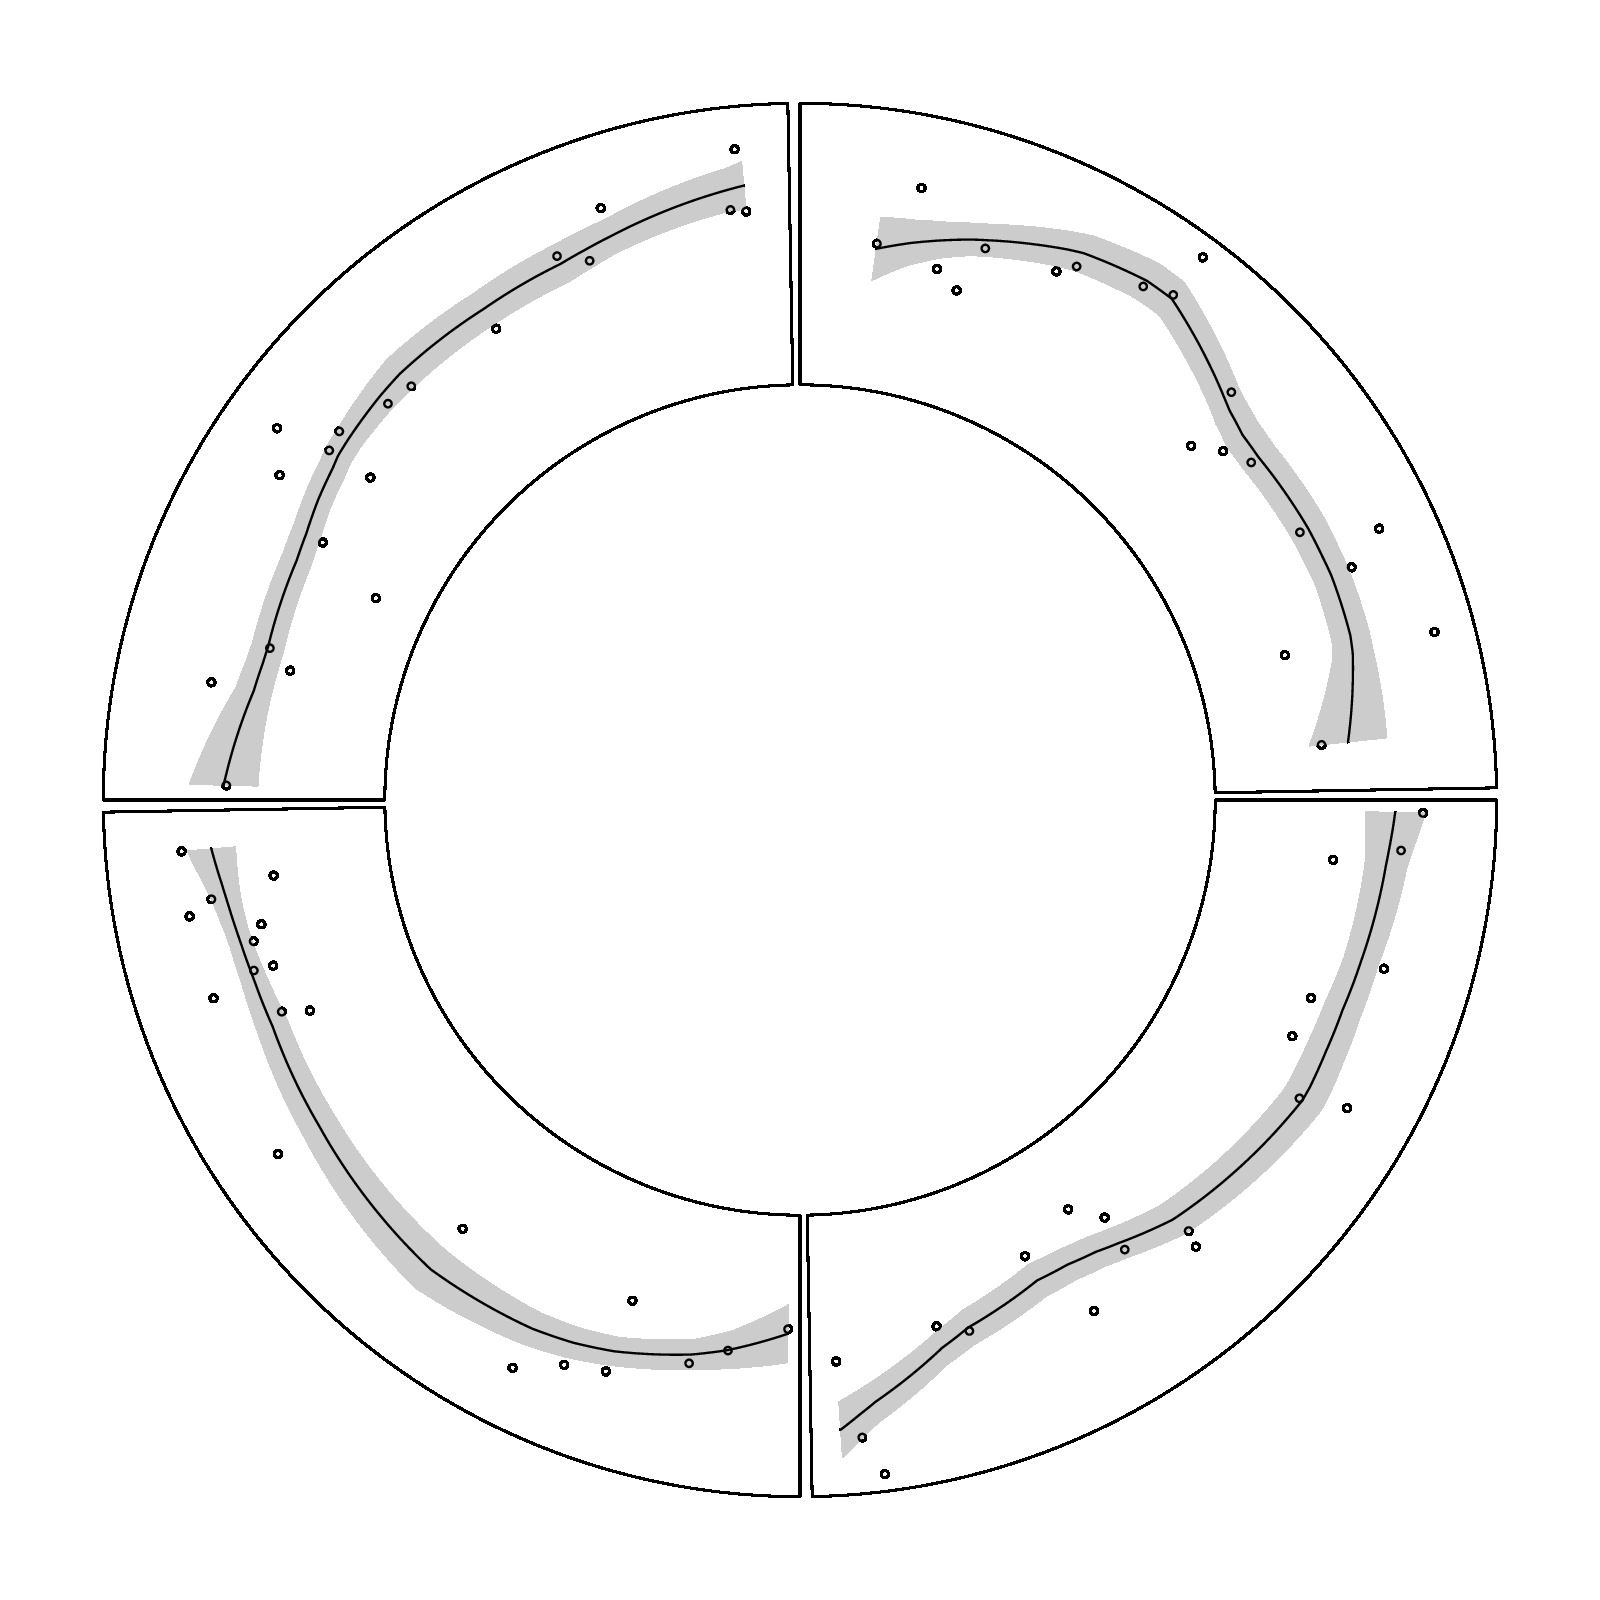

Recreate this plot in R.
library(circlize)
factors = letters[1:4]
circos.initialize(factors, xlim = c(0, 1))
circos.trackPlotRegion(ylim = c(-3, 3), track.height = 0.4, panel.fun = function(x, y) {
    x1 = runif(20)
    y1 = x1 + rnorm(20)
    or = order(x1)
    x1 = x1[or]
    y1 = y1[or]
    loess.fit = loess(y1 ~ x1)
    loess.predict = predict(loess.fit, x1, se = TRUE)
    d1 = c(x1, rev(x1))
    d2 = c(loess.predict$fit + loess.predict$se.fit, rev(loess.predict$fit - loess.predict$se.fit))
    circos.polygon(d1, d2, col = "#CCCCCC", border = NA)
    circos.points(x1, y1, cex = 0.5)
    circos.lines(x1, loess.predict$fit)
})
circos.clear()
